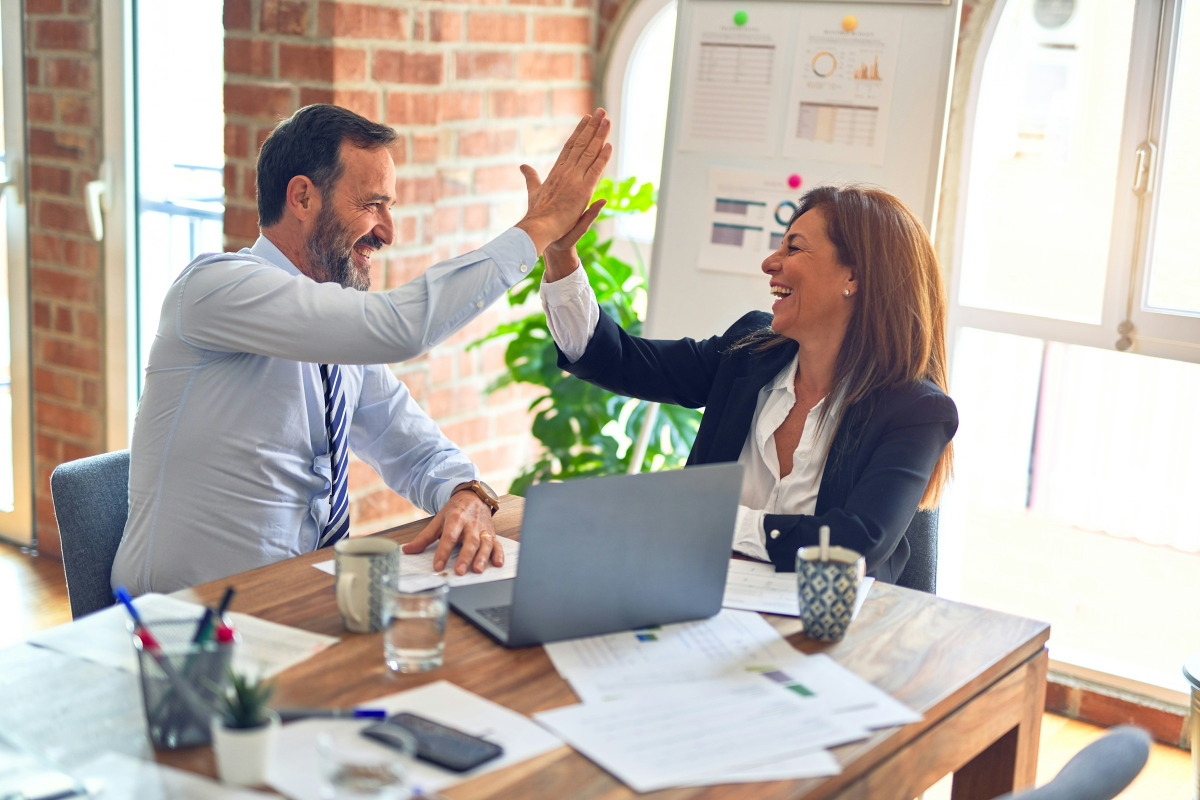
#> input picture assets/img/hero-cariere.jpg, 2400 x 1600 px, given in place of hero-contact.jpg, which was not available (shown at 1/2 size)
$ python generate_dispatch_loops.py
#> lines starting #> are read from the running program, lines starting #| are printed output that depends on the picture; pictures that were not available may be replaced by others from this repository, and a replacement may not be noted
from __future__ import annotations

import math
from pathlib import Path

import imageio.v2 as imageio
import numpy as np
from PIL import Image, ImageEnhance, ImageOps


ROOT = Path(__file__).resolve().parents[1]
OUTPUT_DIR = ROOT / "assets" / "img" / "dispatch"
TARGET_SIZE = (320, 200)
FPS = 12
DURATION_SECONDS = 5
FRAME_COUNT = FPS * DURATION_SECONDS

CAMERAS = [
    {
        "output": "cam-01-sediu.mp4",
        "source": ROOT / "assets" / "img" / "hero-contact.jpg",
        "zoom": (1.02, 1.12),
        "pan": ((0.52, 0.38), (0.44, 0.46)),
        "pulse_phase": 0.0,
    },
    {
        "output": "cam-02-acces.mp4",
        "source": ROOT / "assets" / "img" / "svc-06-acces.jpg",
        "zoom": (1.0, 1.1),
        "pan": ((0.45, 0.28), (0.56, 0.46)),
        "pulse_phase": 0.21,
    },
    {
        "output": "cam-03-perimetru.mp4",
        "source": ROOT / "assets" / "img" / "svc-04-efractie.jpg",
        "zoom": (1.01, 1.13),
        "pan": ((0.58, 0.42), (0.48, 0.36)),
        "pulse_phase": 0.43,
    },
    {
        "output": "cam-04-interior.mp4",
        "source": ROOT / "assets" / "img" / "port-06.jpg",
        "zoom": (1.0, 1.09),
        "pan": ((0.43, 0.32), (0.53, 0.48)),
        "pulse_phase": 0.67,
    },
]


def ease(value: float) -> float:
    return 0.5 - 0.5 * math.cos(math.pi * value)


def lerp(start: float, end: float, amount: float) -> float:
    return start + (end - start) * amount


def cover_crop(image: Image.Image, zoom: float, pan_x: float, pan_y: float) -> Image.Image:
    target_w, target_h = TARGET_SIZE
    source_w, source_h = image.size
    target_ratio = target_w / target_h
    source_ratio = source_w / source_h

    if source_ratio > target_ratio:
        full_crop_h = source_h
        full_crop_w = source_h * target_ratio
    else:
        full_crop_w = source_w
        full_crop_h = source_w / target_ratio

    crop_w = full_crop_w / zoom
    crop_h = full_crop_h / zoom

    max_left = max(source_w - crop_w, 0)
    max_top = max(source_h - crop_h, 0)
    left = max_left * pan_x
    top = max_top * pan_y
    right = left + crop_w
    bottom = top + crop_h

    cropped = image.crop((left, top, right, bottom))
    return cropped.resize(TARGET_SIZE, Image.Resampling.LANCZOS)


def stylize(frame: Image.Image, phase: float, pulse_phase: float) -> Image.Image:
    frame = ImageOps.autocontrast(frame, cutoff=1)
    frame = ImageEnhance.Color(frame).enhance(0.78)
    frame = ImageEnhance.Contrast(frame).enhance(0.96)

    brightness = 0.9 + 0.06 * math.sin(2 * math.pi * (phase * 1.2 + pulse_phase))
    frame = ImageEnhance.Brightness(frame).enhance(brightness)

    tint = Image.new("RGB", TARGET_SIZE, (10, 34, 22))
    frame = Image.blend(frame, tint, 0.18)
    return frame


def write_video(path: Path, frames: list[np.ndarray]) -> None:
    codecs = ["libx264", "mpeg4"]
    last_error: Exception | None = None

    for codec in codecs:
        try:
            with imageio.get_writer(
                path,
                fps=FPS,
                format="ffmpeg",
                codec=codec,
                macro_block_size=1,
                output_params=[
                    "-pix_fmt",
                    "yuv420p",
                    "-movflags",
                    "+faststart",
                    "-crf",
                    "30",
                    "-preset",
                    "veryfast",
                    "-an",
                ],
            ) as writer:
                for frame in frames:
                    writer.append_data(frame)
            return
        except Exception as error:  # pragma: no cover - fallback path
            last_error = error

    if last_error is not None:
        raise last_error


def render_camera(camera: dict[str, object]) -> None:
    source_path = Path(camera["source"])
    output_path = OUTPUT_DIR / str(camera["output"])
    source = Image.open(source_path).convert("RGB")
#> source is the input picture: PIL image 2400x1600 RGB; mean R, G, B 184.1, 176, 168.1
    frames: list[np.ndarray] = []

    start_zoom, end_zoom = camera["zoom"]
    (start_pan_x, start_pan_y), (end_pan_x, end_pan_y) = camera["pan"]
    pulse_phase = float(camera["pulse_phase"])

    for index in range(FRAME_COUNT):
        phase = index / (FRAME_COUNT - 1)
        motion = ease(phase)
        zoom = lerp(start_zoom, end_zoom, motion)
        pan_x = lerp(start_pan_x, end_pan_x, motion)
        pan_y = lerp(start_pan_y, end_pan_y, motion)
        frame = cover_crop(source, zoom, pan_x, pan_y)
        frame = stylize(frame, phase, pulse_phase)
        frames.append(np.asarray(frame, dtype=np.uint8))
#> this loop made 60 passes
#> pass 1, in cover_crop, `cropped = image.crop((left, top, right, bottom))`:
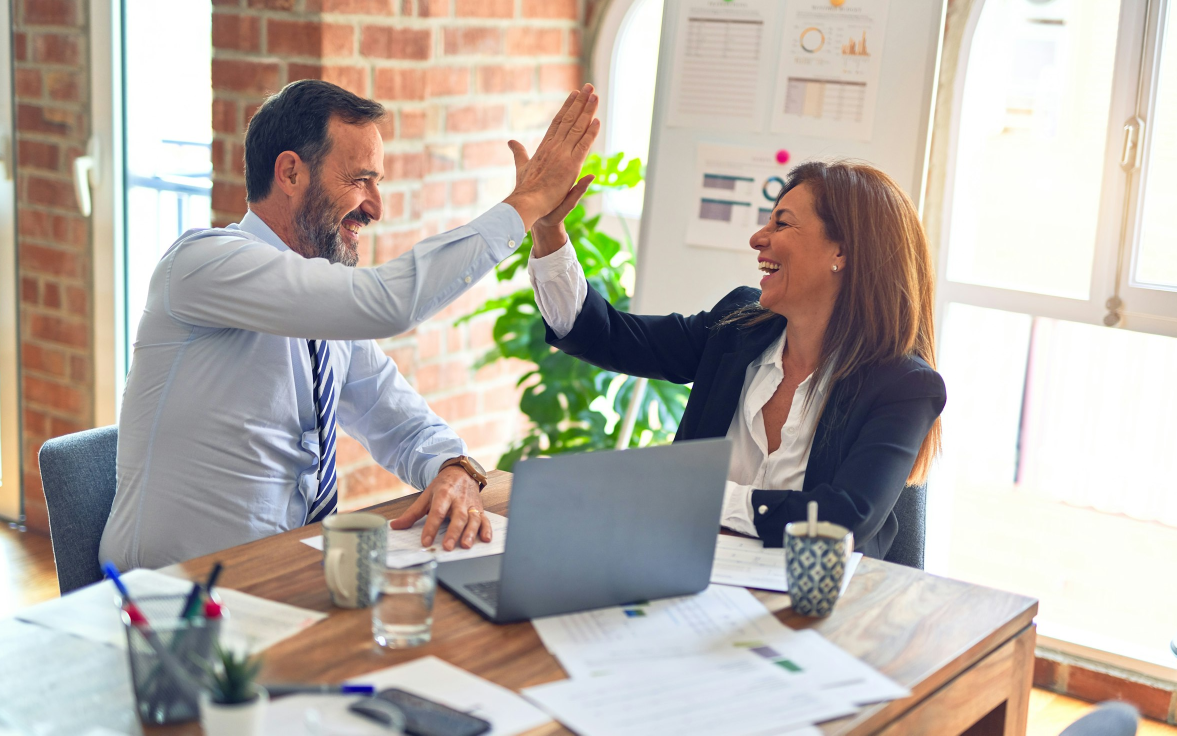
#> cropped: PIL image 2353x1471 RGB (shown at 1/2 size); mean R, G, B 182.5, 174.6, 167
#> pass 1, in render_camera, `frame = cover_crop(source, zoom, pan_x, pan_y)`:
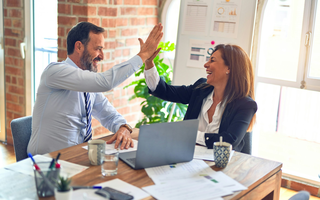
#> frame: PIL image 320x200 RGB; mean R, G, B 182.4, 174.5, 166.9
#> pass 1, in stylize, `frame = ImageOps.autocontrast(frame, cutoff=1)`:
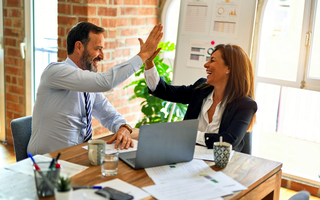
#> frame: PIL image 320x200 RGB; mean R, G, B 176.2, 165.3, 147.8

    write_video(output_path, frames)


def main() -> None:
    OUTPUT_DIR.mkdir(parents=True, exist_ok=True)
    for camera in CAMERAS:
        render_camera(camera)
        print(f"generated {camera['output']}")


if __name__ == "__main__":
#> (the run stopped early here; a loop or call above may not have finished)
